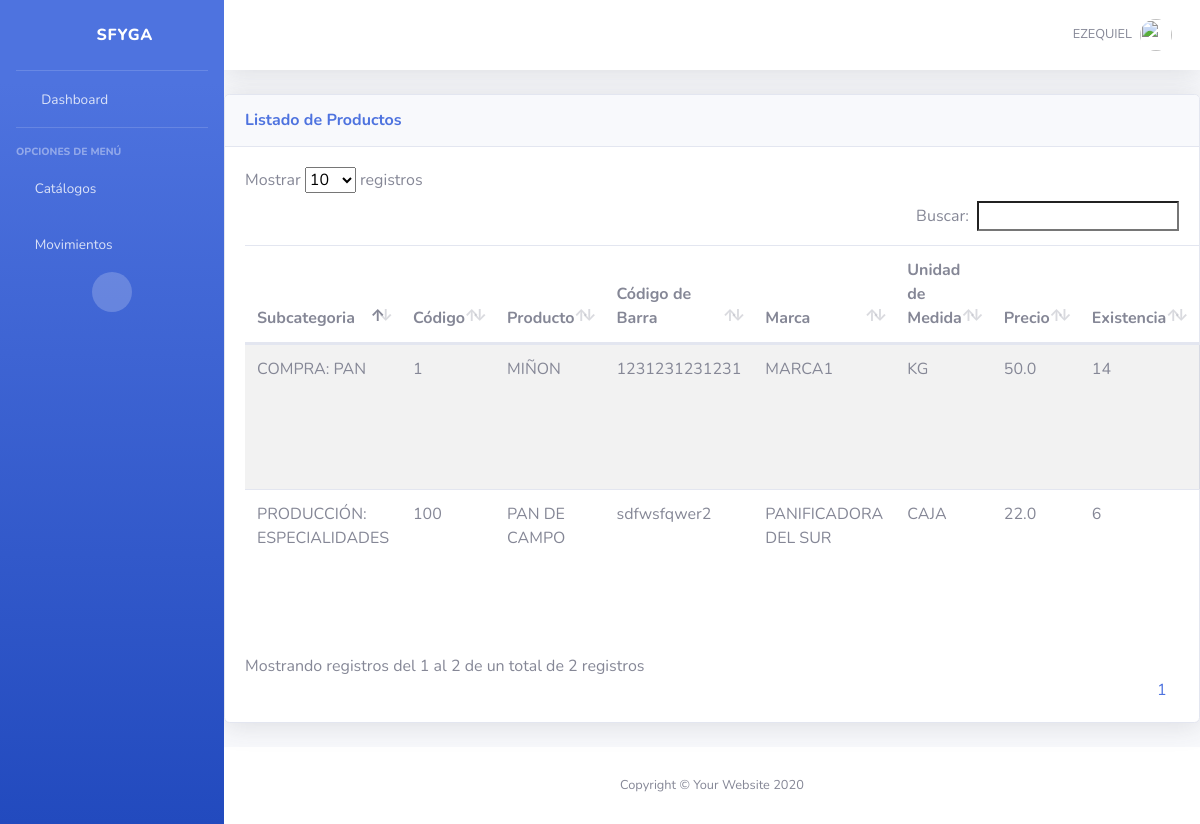
The app's page /inv/productos/ (signed in) with its own data.
### inv/models.py (models this page shows, shortened)
class Productos(ClaseModelo):
    codigo = models.CharField(max_length=50, help_text='Codigo de Producto', unique=True)
    codigo_barra = models.CharField(max_length=13)
    descripcion = models.CharField(max_length=200, help_text='Desc. del Producto')
    precio = models.FloatField(default=0)
    existencia = models.IntegerField(default=0)
    ultima_compra = models.DateField(null=True, blank=True)
    marca = models.ForeignKey(Marca, on_delete=models.CASCADE)
    unidad_medida = models.ForeignKey(Um, on_delete=models.CASCADE)
    subcategoria = models.ForeignKey(SubCategoria, on_delete=models.CASCADE)
    class Meta:
        verbose_name_plural = 'Productos'
        unique_together = ('codigo','codigo_barra')

class SubCategoria(ClaseModelo):
    categoria = models.ForeignKey(Categoria, on_delete=models.CASCADE)
    descripcion = models.CharField( max_length=100, help_text = 'Descripción de la Categoria', unique = True )
    def __str__(self):
        return '{}: {}'.format(self.categoria.descripcion, self.descripcion)
    class Meta:
        verbose_name_plural = 'SubCategorias'
        unique_together = ('categoria','descripcion')

class Categoria(ClaseModelo):
    descripcion = models.CharField(max_length=100, help_text='Descripción de la Categoría', unique=True)
    class Meta:
        verbose_name_plural = 'Categorias'

class Marca(ClaseModelo):
    descripcion = models.CharField(max_length=100, help_text='Marca', unique=True)
    def __str__(self):
        return '{}'.format(self.descripcion)
    class Meta:
        verbose_name_plural = 'Marcas'

class Um(ClaseModelo):
    descripcion = models.CharField(max_length=50, help_text='Unidad Medida', unique=True)
    def __str__(self):
        return '{}'.format(self.descripcion)
    class Meta:
        verbose_name_plural = 'Unidades de Medida'

### inv/views.py (the view)
# urls.py: path('productos/', ProductosView.as_view(), name='productos_list'),
class ProductosView(SinPrivilegios, generic.ListView):
    permission_required='inv.view_productos'
    model = Productos
    template_name = "inv/producto_list.html"
    context_object_name = "obj"

### inv/templates/inv/producto_list.html (shortened to what this page needs)
{% extends 'base/base.html' %}
{% block page_content %}
<div class="card shadow mb-4">
    <div
        class="card-header py-3 d-flex flex-row align-items-center justify-content-between">
        <h6 class="m-0 font-weight-bold text-primary">Listado de Productos</h6>
        <div class="dropdown no-arrow">
            <a class="dropdown-toggle" href="#" role="button" id="dropdownMenuLink"
                data-toggle="dropdown" aria-haspopup="true" aria-expanded="false">
                <i class="fas fa-ellipsis-v fa-sm fa-fw text-gray-400"></i>
            </a>
        </div>
    </div>
    <div class="card-body">
        {% if not obj %}
            <div class="alert alert-info">No Hay Productos</div>
        {% else %}
            <table class= "table table-striped table-hover">
                <thead>
                    <th>Subcategoria</th>
                    <th>Código</th>
                    <th>Producto</th>
                    <th>Código de Barra</th>
                    <th>Marca</th>
                    <th>Unidad de Medida</th>
                    <th>Precio</th>
                    <th>Existencia</th>
                    <th>Estado</th>
                </thead>
                <tbody>
                    {% for item in obj %}
                    <tr>
                        <td>{{ item.subcategoria }}</td>
                        <td>{{ item.codigo }}</td>
                        <td>{{ item.descripcion }}</td>
                        <td>{{ item.codigo_barra }}</td>
                        <td>{{ item.marca }}</td>
                        <td>{{ item.unidad_medida }}</td>
                        <td>{{ item.precio }}</td>
                        <td>{{ item.existencia }}</td>
                        <td>{{ item.estado| yesno:"Activo,Inactivo" }}</td>
                    </tr>
                    {% endfor %}
                </tbody>
            </table>
        {% endif %}
    </div>
</div>
{% endblock page_content %}

### templates/base/base.html (shortened to what this page needs)
{% load static %}
<!DOCTYPE html>
<html lang="es">
<head>
    <link href="{% static 'base/vendor/fontawesome-free/css/all.min.css' %}" rel="stylesheet" type="text/css">
    <link href="{% static 'base/css/sb-admin-2.min.css' %}" rel="stylesheet">
    <link href="{% static 'base/vendor/datatables/datatables.bootstrap4.min.css' %}" rel="stylesheet">
    <link href="{% static 'base/vendor/jquery_confirm/jquery-confirm.min.css' %}" rel="stylesheet">
    <link rel="stylesheet" href="{% static 'base/vendor/datetime_picker/jquery.datetimepicker.min.css' %}" />
</head>
<body id="page-top" class="bg-gradient-primary">
    <div id="wrapper">
        {% block side_bar %}
        <ul class="navbar-nav bg-gradient-primary sidebar sidebar-dark accordion" id="accordionSidebar">
            <a class="sidebar-brand d-flex align-items-center justify-content-center" href="{% url 'bases:home' %}">
                <div class="sidebar-brand-icon rotate-n-15">
                    <i class="fas fa-donate"></i>
                </div>
                <div class="sidebar-brand-text mx-3">SFyGA</div>
            </a>
            <hr class="sidebar-divider my-0">
            <li class="nav-item">
                <a class="nav-link" href="{% url 'bases:home' %}">
                    <i class="fas fa-fw fa-tachometer-alt"></i>
                    <span>Dashboard</span></a>
            </li>
            <hr class="sidebar-divider">
            <div class="sidebar-heading">
                Opciones de Menú
            </div>
            <li class="nav-item">
                <a class="nav-link collapsed" href="#" data-toggle="collapse" data-target="#collapseTwo"
                    aria-expanded="true" aria-controls="collapseTwo">
                    <i class="fas fa-circle text-lightgray"></i>
                    <span>Catálogos</span>
                </a>
            </li>
            <li class="nav-item">
                <a class="nav-link collapsed" href="#" data-toggle="collapse" data-target="#collapseUtilities"
                    aria-expanded="true" aria-controls="collapseUtilities">
                    <i class="fas fa-circle text-lightgray"></i>
                    <span>Movimientos</span>
                </a>
            </li>
            <div class="text-center d-none d-md-inline">
                <button class="rounded-circle border-0" id="sidebarToggle"></button>
            </div>
        </ul>
        {% endblock side_bar %}
        <div id="content-wrapper" class="d-flex flex-column">
            <div id="content">
                {% block top_bar %}
                <nav class="navbar navbar-expand navbar-light bg-white topbar mb-4 static-top shadow">
                    <ul class="navbar-nav ml-auto">
                        <li class="nav-item dropdown no-arrow d-sm-none">
                        <li class="nav-item dropdown no-arrow">
                            <a class="nav-link dropdown-toggle" href="#" id="userDropdown" role="button"
                                data-toggle="dropdown" aria-haspopup="true" aria-expanded="false">
                                <span class="mr-2 d-none d-lg-inline text-gray-600 small">{{ user.username|upper }}</span>
                                <img class="img-profile rounded-circle"
                                    src="{% static '/base/img/undraw_profile.svg' %}">
                            </a>
                        </li>
                    </ul>
                </nav>
                {% endblock top_bar %}
                {% block page_content %}{% endblock page_content %}
            </div>
            {% block footer %}
            <footer class="sticky-footer bg-white">
                <div class="container my-auto">
                    <div class="copyright text-center my-auto">
                        <span>Copyright &copy; Your Website 2020</span>
                    </div>
                </div>
            </footer>
            {% endblock footer %}
        </div>
    </div>
</body>
</html>

### records on screen
Productos: subcategoria "COMPRA: PAN", codigo "1", descripcion "MIÑON", codigo_barra "1231231231231", marca "MARCA1", unidad_medida "KG", precio "50.0", existencia "14"
Productos: subcategoria "PRODUCCIÓN: ESPECIALIDADES", codigo "100", descripcion "PAN DE CAMPO", codigo_barra "sdfwsfqwer2", marca "PANIFICADORA DEL SUR", unidad_medida "CAJA", precio "22.0", existencia "6"

### other values on screen
{{ user.username|upper }} "EZEQUIEL"
